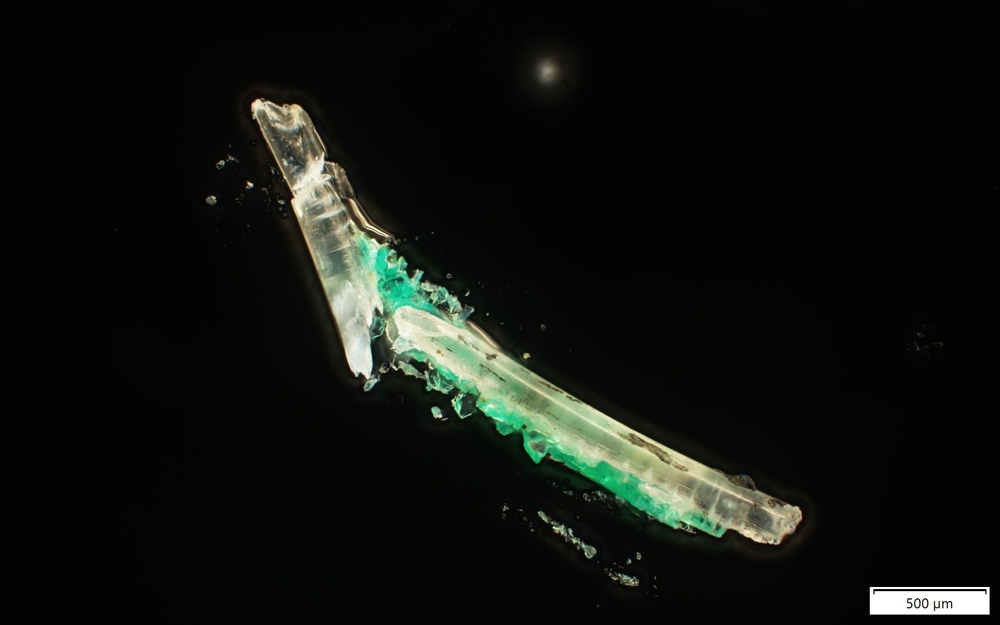
#> input picture data/images/A.jpg, 1000 x 625 px, shrunk from 1920 x 1200 before the run, found by its file name
$ python bw_test.py
#> lines starting #> are read from the running program, lines starting #| are printed output that depends on the picture; after the words box and inside, x2 and y2 are one past the last pixel; in counts of white or black regions, pixels touching at a corner belong together
import cv2

root = 'images/'
img_name = 'A.jpg'

originalImage = cv2.imread(root + img_name)
#> originalImage is the input picture: shape (625, 1000, 3); mean B, G, R 14.9, 18.7, 16.3
grayImage = cv2.cvtColor(originalImage, cv2.COLOR_BGR2GRAY)
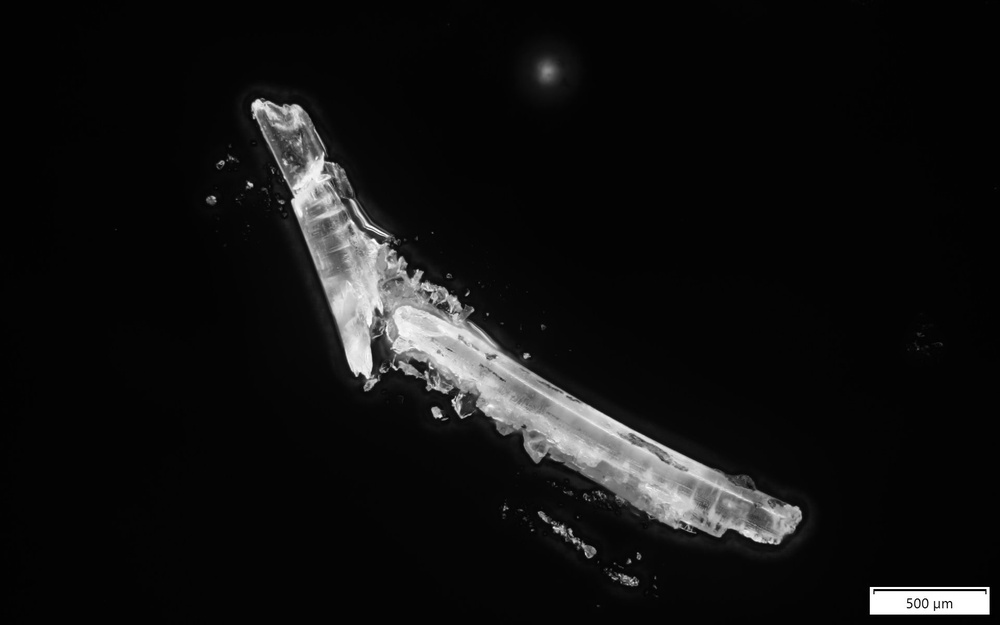
#> grayImage: shape (625, 1000); min 0, max 255, mean 17.6

(thresh, blackAndWhiteImage) = cv2.threshold(grayImage, 127, 255, cv2.THRESH_BINARY)
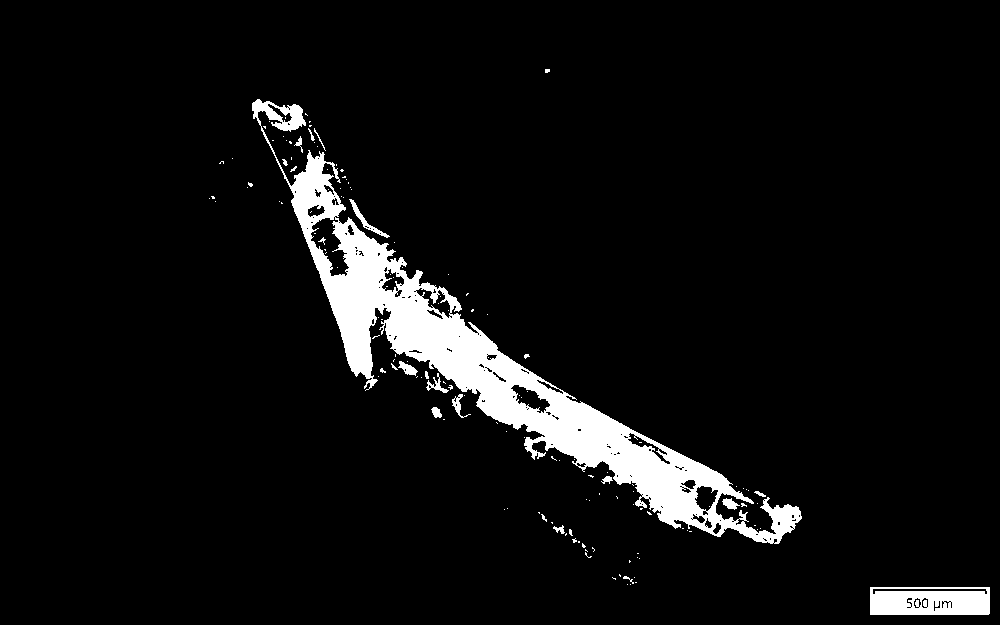
#> blackAndWhiteImage: shape (625, 1000); 6% white; 145 white regions (126 under 20 px), largest, box (x1, y1, x2, y2) and area: (252, 99, 802, 544) 32525, (870, 587, 990, 615) 2991, (349, 199, 390, 238) 238

cv2.imshow('Black white image', blackAndWhiteImage)
cv2.imshow('Original image',originalImage)
cv2.imshow('Gray image', grayImage)

cv2.waitKey(0)
cv2.destroyAllWindows()

$ run again, with data/images/A.Measured.jpg copied over data/images/A.jpg
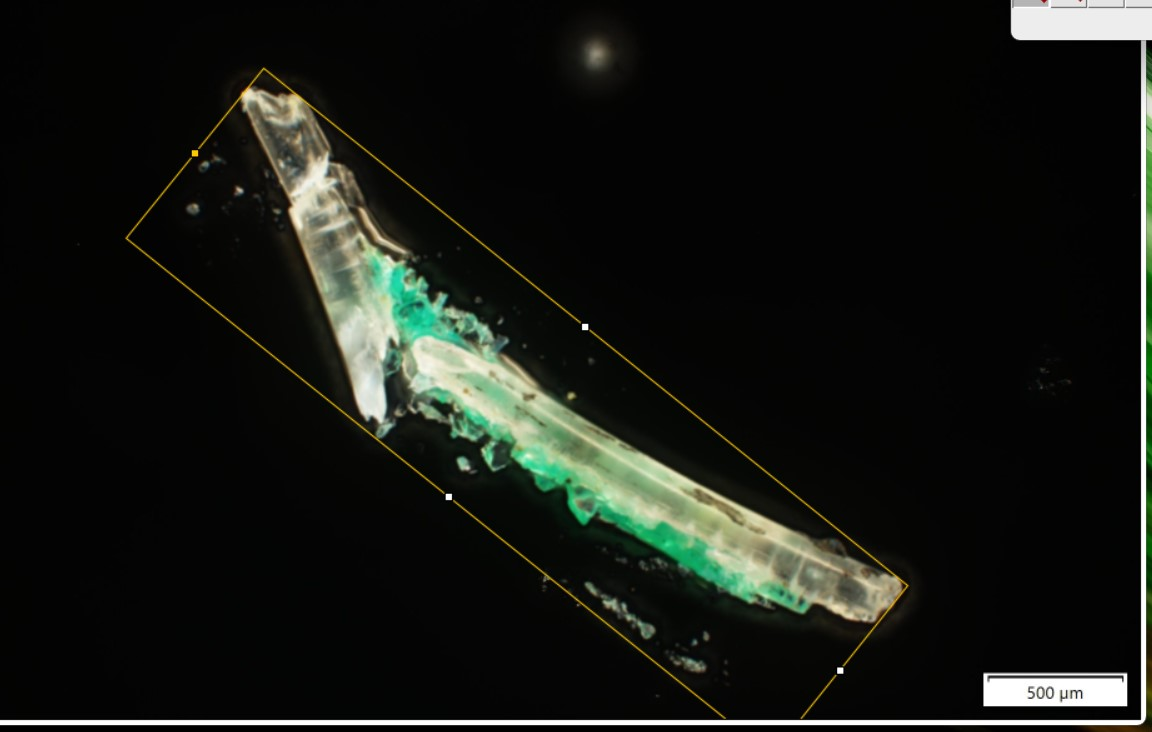
#> input picture data/images/A.Measured.jpg, 1152 x 732 px, found by its file name
#> originalImage is the input picture: shape (732, 1152, 3); mean B, G, R 20.4, 25.1, 22.6
#> `grayImage = cv2.cvtColor(originalImage, cv2.COLOR_BGR2GRAY)`:
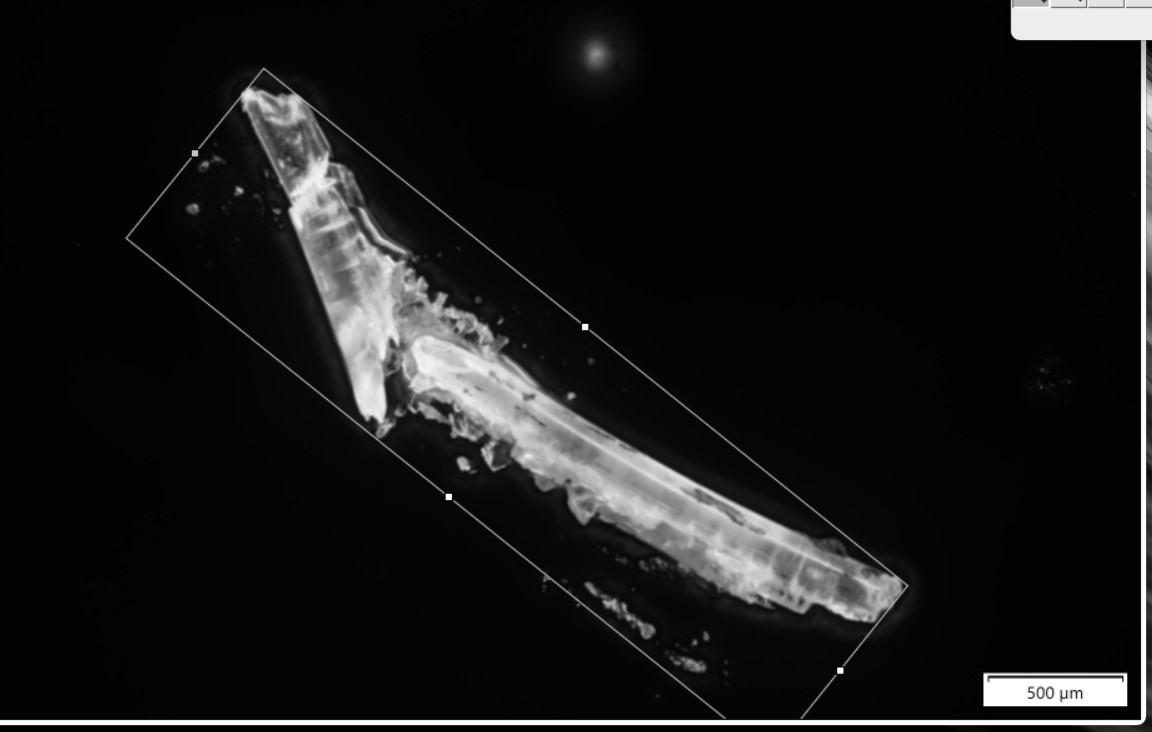
#> grayImage: shape (732, 1152); min 0, max 255, mean 23.9
#> `(thresh, blackAndWhiteImage) = cv2.threshold(grayImage, 127, 255, cv2...`:
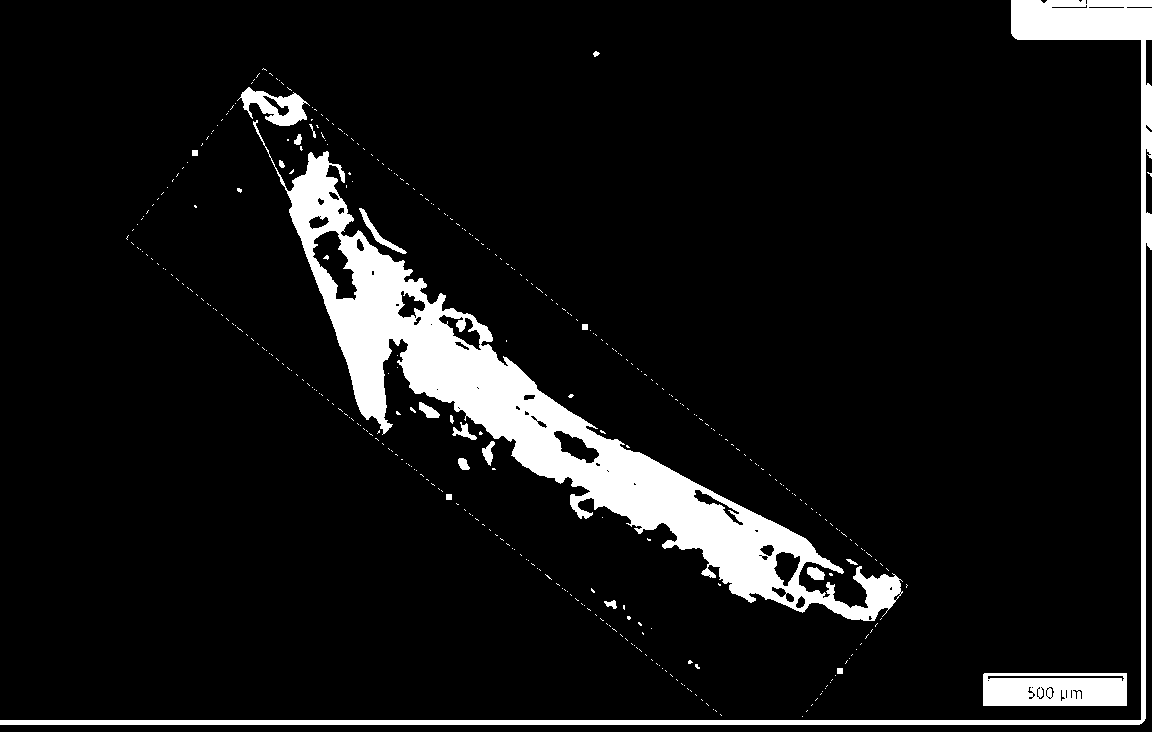
#> blackAndWhiteImage: shape (732, 1152); 8.2% white; 361 white regions (340 under 20 px), largest, box (x1, y1, x2, y2) and area: (253, 120, 903, 621) 46001, (0, 0, 1152, 725) 15229, (983, 673, 1127, 706) 4330

$ run again, with data/images/B.Measured.jpg copied over data/images/A.jpg
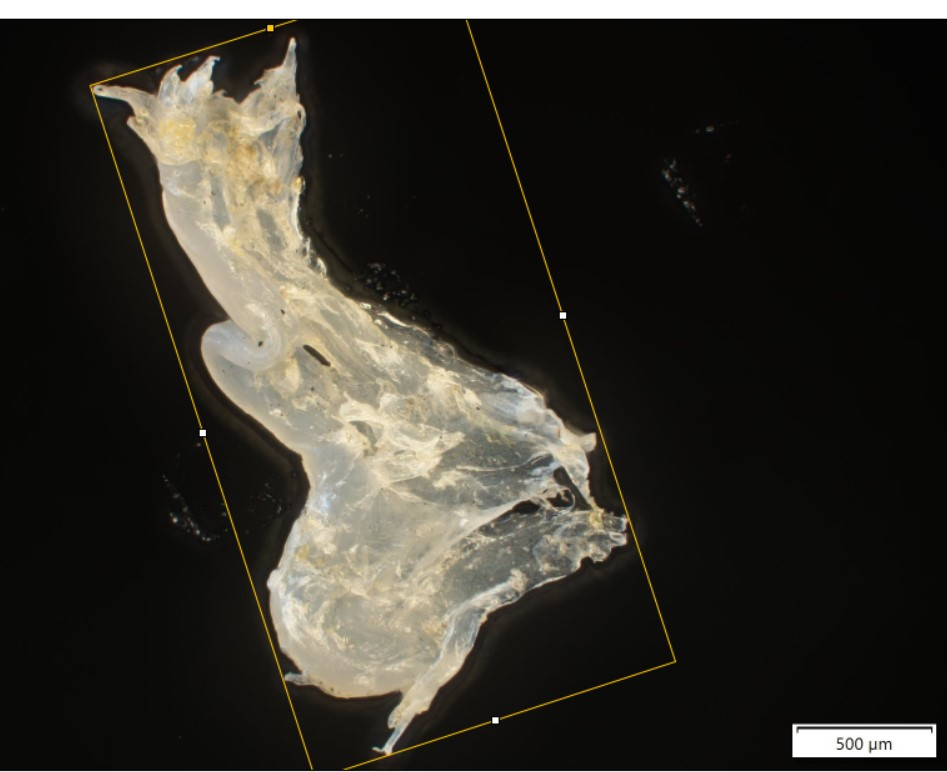
#> input picture data/images/B.Measured.jpg, 947 x 772 px, found by its file name
#> originalImage is the input picture: shape (772, 947, 3); mean B, G, R 42.2, 49.1, 51.6
#> `grayImage = cv2.cvtColor(originalImage, cv2.COLOR_BGR2GRAY)`:
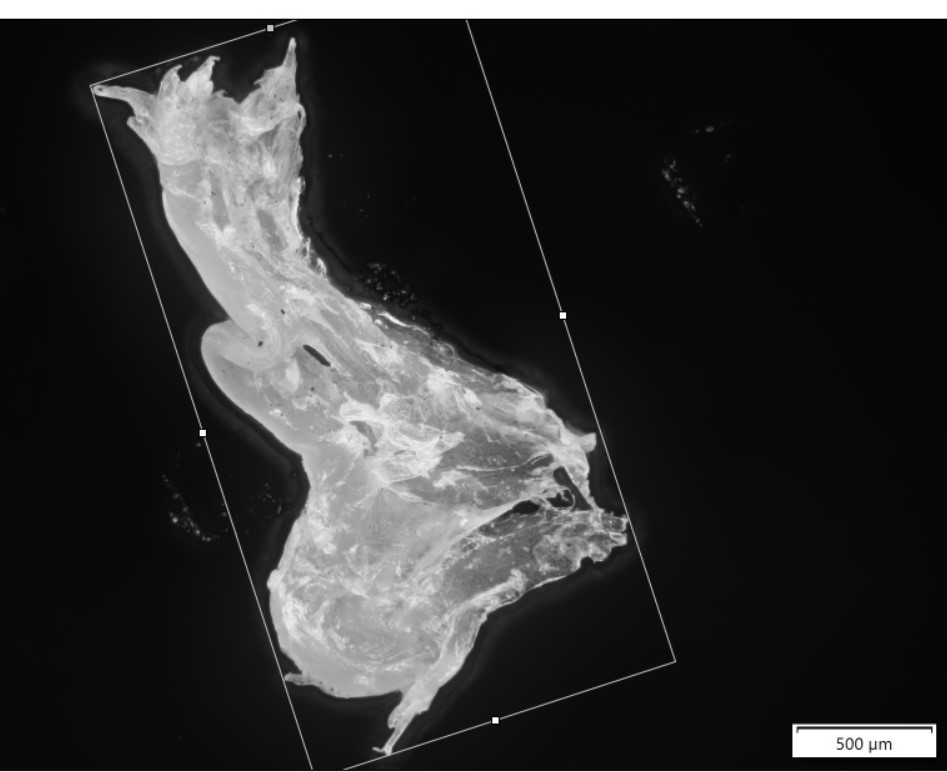
#> grayImage: shape (772, 947); min 0, max 255, mean 49.2
#> `(thresh, blackAndWhiteImage) = cv2.threshold(grayImage, 127, 255, cv2...`:
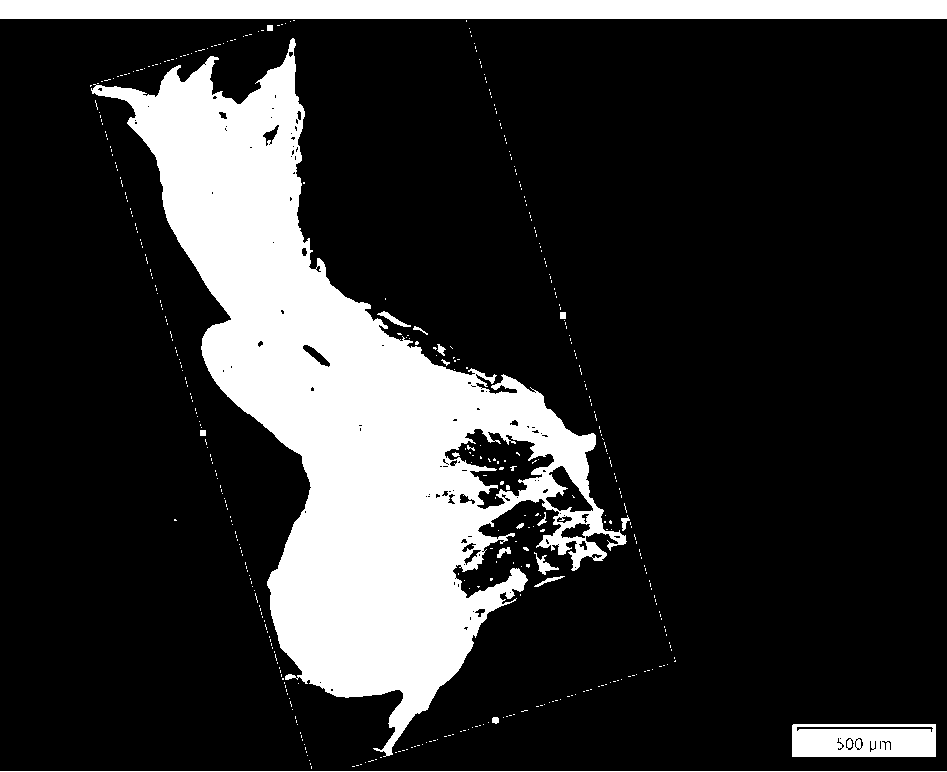
#> blackAndWhiteImage: shape (772, 947); 19.8% white; 445 white regions (425 under 20 px), largest, box (x1, y1, x2, y2) and area: (91, 38, 627, 757) 118995, (0, 0, 947, 19) 17993, (792, 724, 936, 757) 4327

$ run again, with data/images/B.jpg copied over data/images/A.jpg
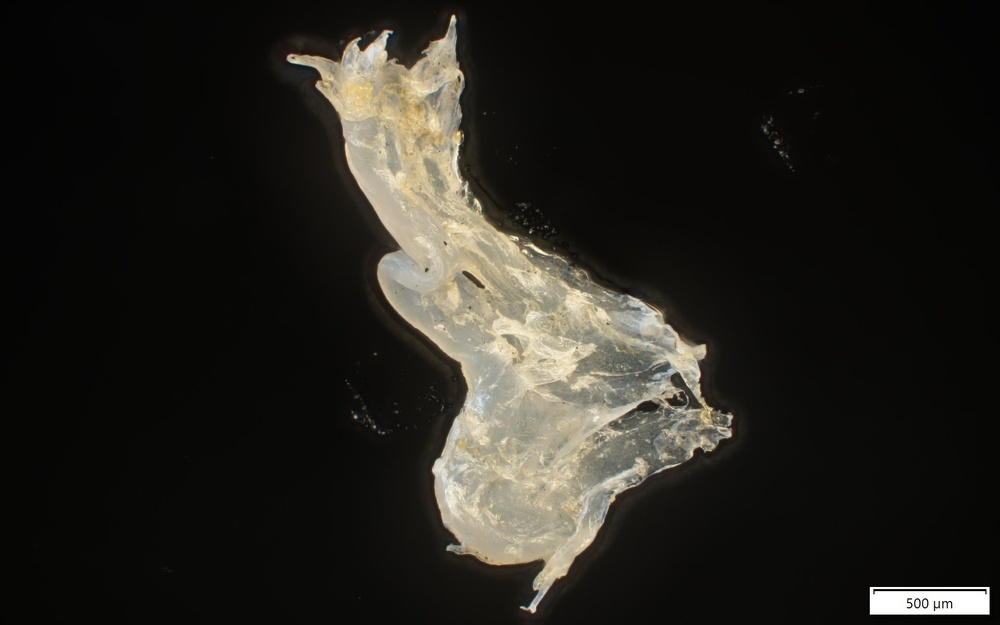
#> input picture data/images/B.jpg, 1000 x 625 px, shrunk from 1920 x 1200 before the run, found by its file name
#> originalImage is the input picture: shape (625, 1000, 3); mean B, G, R 29.9, 35.4, 37.3
#> `grayImage = cv2.cvtColor(originalImage, cv2.COLOR_BGR2GRAY)`:
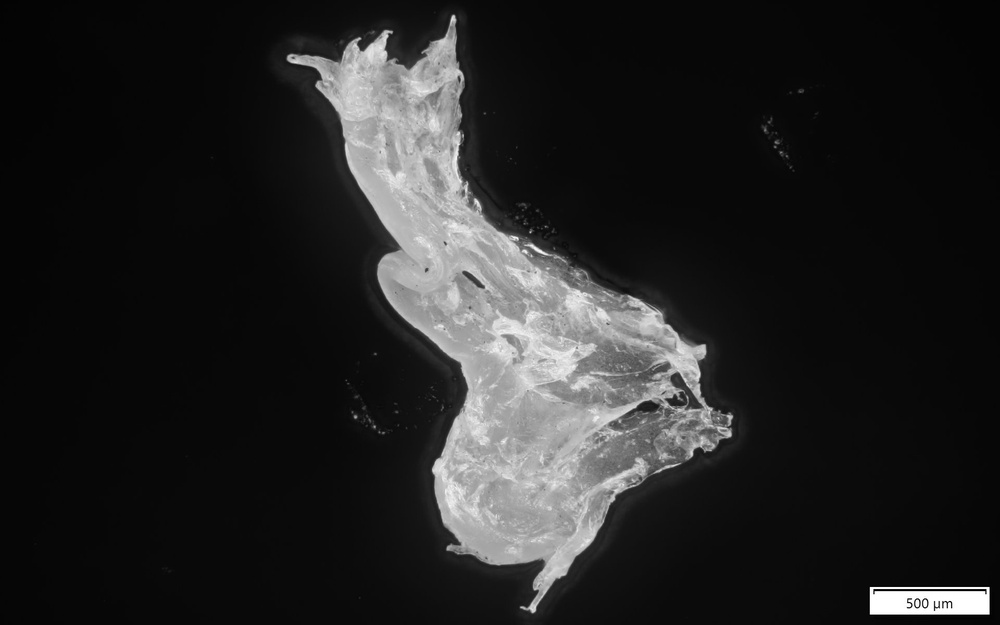
#> grayImage: shape (625, 1000); min 0, max 255, mean 35.4
#> `(thresh, blackAndWhiteImage) = cv2.threshold(grayImage, 127, 255, cv2...`:
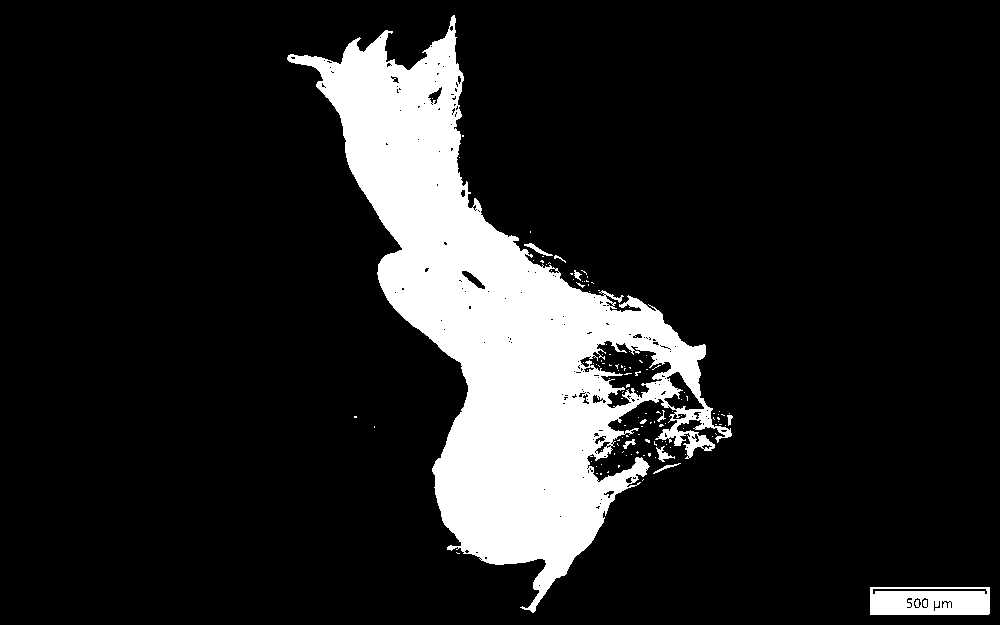
#> blackAndWhiteImage: shape (625, 1000); 13.8% white; 122 white regions (111 under 20 px), largest, box (x1, y1, x2, y2) and area: (287, 15, 732, 613) 82434, (870, 587, 990, 615) 2991, (656, 446, 675, 462) 114
